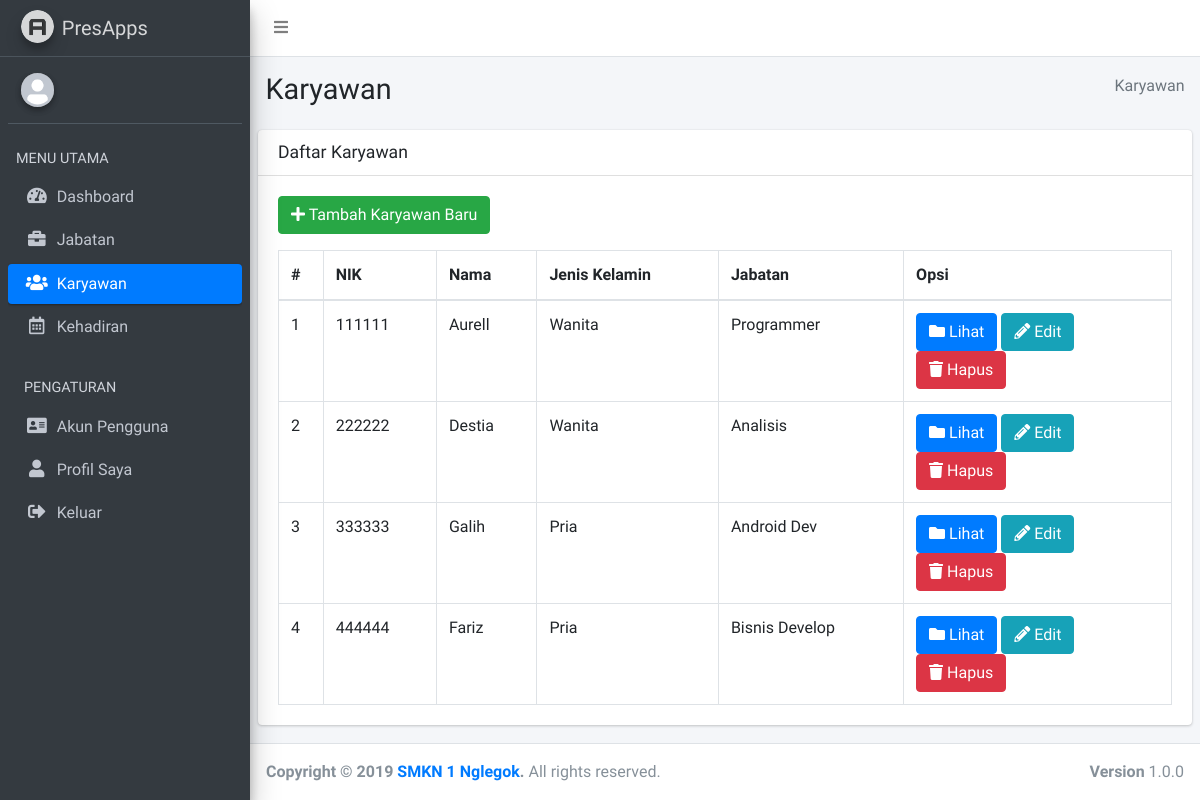
The app's page /admin/index.php?page=karyawan (signed in) with its own data.
### tables this page shows
CREATE TABLE `karyawan` (
  `nik` char(7) NOT NULL,
  `nama_lengkap` varchar(25) DEFAULT NULL,
  `jenis_kelamin` enum('Pria','Wanita') DEFAULT NULL,
  `id_jabatan` int(11) DEFAULT NULL,
  `no_hp` char(13) DEFAULT NULL,
  `alamat` text
);

CREATE TABLE `jabatan` (
  `id_jabatan` int(11) NOT NULL,
  `nama_jabatan` varchar(50) DEFAULT NULL
);

### action_admin/karyawan.php (called while the page is built, shortened)
<?php
include "../connection/connect.php";
switch(@$_POST["mode"]){
	default:
		$sql = "SELECT * FROM karyawan";
		$result = mysqli_query($connect, $sql);
		break;
}
?>

### admin/pages/karyawan/list.php (the view, shortened to what this page needs)
<section class="content-header">
  <div class="container-fluid">
    <div class="row mb-2">
      <div class="col-sm-6">
        <h1>Karyawan</h1>
      </div>
      <div class="col-sm-6">
        <ol class="breadcrumb float-sm-right">
          <li class="breadcrumb-item active">Karyawan</li>
        </ol>
      </div>
    </div>
  </div>
</section>
<section class="content">
  <div class="card">
    <div class="card-header">
      <h3 class="card-title">Daftar Karyawan</h3>
    </div>
    <div class="card-body">
  		<p>
  			<a href="index.php?page=karyawan&action=add" class="btn btn-success">
  				<i class="fas fa-plus"></i> Tambah Karyawan Baru
  			</a>
  		</p>
  		<table class="table table-bordered">
        <thead>
          <tr>
            <th style="width: 5%">#</th>
            <th>NIK</th>
            <th>Nama</th>
            <th>Jenis Kelamin</th>
            <th>Jabatan</th>
            <th style="width: 30%">Opsi</th>
          </tr>
        </thead>
        <tbody>
          <?php
            include "../action_admin/karyawan.php";
            $no = 1;
            while($i = mysqli_fetch_assoc($result)){
              $id_jabatan = $i["id_jabatan"];
              $sql2 = "SELECT * FROM jabatan WHERE id_jabatan='$id_jabatan'";
              $result2 = mysqli_query($connect, $sql2);
              $j = mysqli_fetch_assoc($result2);
          ?>
          <tr>
            <td><?php echo $no; ?></td>
            <td><?php echo $i["nik"]; ?></td>
            <td><?php echo $i["nama_lengkap"]; ?></td>
            <td><?php echo $i["jenis_kelamin"]; ?></td>
            <td><?php echo $j["nama_jabatan"]; ?></td>
            <?php if($i["nik"] != $_SESSION["nik"]){ ?>
            <td>
            	<a href="index.php?page=karyawan&action=detail&id=<?php echo $i['nik']; ?>" class="btn btn-primary">
            		<i class="fas fa-folder"></i> Lihat
            	</a>
            	<a href="index.php?page=karyawan&action=edit&id=<?php echo $i['nik']; ?>" class="btn btn-info">
            		<i class="fas fa-pencil-alt"></i> Edit
            	</a>
            	<a onclick="return confirm('Hapus karyawan?')" href="index.php?page=karyawan&action=delete&id=<?php echo $i['nik']; ?>" class="btn btn-danger">
            		<i class="fas fa-trash"></i> Hapus
            	</a>
            </td>
            <?php } ?>
          </tr>
          <?php
              $no++;
            }
          ?>
        </tbody>
      </table>
    </div>
  </div>
</section>

### admin/layout/header.php (shortened to what this page needs)
<!DOCTYPE html>
<html lang="en">
<head>
  <link rel="stylesheet" href="../assets/plugins/fontawesome-free/css/all.min.css">
  <link rel="stylesheet" href="../assets/dist/css/adminlte.min.css">
</head>
<body class="hold-transition sidebar-mini layout-fixed layout-navbar-fixed layout-footer-fixed">
<div class="wrapper">
  <nav class="main-header navbar navbar-expand navbar-white navbar-light">
    <ul class="navbar-nav">
      <li class="nav-item">
        <a class="nav-link" data-widget="pushmenu" href="#"><i class="fas fa-bars"></i></a>
      </li>
    </ul>
  </nav>
  <aside class="main-sidebar sidebar-dark-primary elevation-4">
    <a href="index.php?page=dashboard" class="brand-link">
      <img src="../assets/dist/img/AdminLTELogo.png" alt="AdminLTE Logo" class="brand-image img-circle elevation-3"
           style="opacity: .8">
      <span class="brand-text font-weight-light"><b>Pres</b>Apps</span>
    </a>
    <div class="sidebar">
      <div class="user-panel mt-3 pb-3 mb-3 d-flex">
        <div class="image">
          <img src="../assets/dist/img/user-avatar.png" class="img-circle elevation-2" alt="User Image">
        </div>
        <div class="info">
        </div>
      </div>
      <nav class="mt-2">
        <ul class="nav nav-pills nav-sidebar flex-column" data-widget="treeview" role="menu" data-accordion="false">
          <li class="nav-header">MENU UTAMA</li>
          <?php
            if(isset($_GET["page"])){
              $page = $_GET["page"];
            }else{
              $page = "dashboard";
            }
          ?>
          <li class="nav-item">
            <a href="index.php?page=dashboard" class="nav-link <?php if($page == 'dashboard'){ echo 'active'; } ?>">
              <i class="nav-icon fas fa-tachometer-alt"></i>
              <p>
                Dashboard
              </p>
            </a>
          </li>
          <li class="nav-item">
            <a href="index.php?page=jabatan" class="nav-link <?php if($page == 'jabatan'){ echo 'active'; } ?>">
              <i class="nav-icon fas fa-briefcase"></i>
              <p>
                Jabatan
              </p>
            </a>
          </li>
          <li class="nav-item">
            <a href="index.php?page=karyawan" class="nav-link <?php if($page == 'karyawan'){ echo 'active'; } ?>">
              <i class="nav-icon fas fa-users"></i>
              <p>
                Karyawan
              </p>
            </a>
          </li>
          <li class="nav-item">
            <a href="index.php?page=kehadiran" class="nav-link <?php if($page == 'kehadiran'){ echo 'active'; } ?>">
              <i class="nav-icon far fa-calendar-alt"></i>
              <p>
                Kehadiran
              </p>
            </a>
          </li>
          <li class="nav-header">PENGATURAN</li>
          <li class="nav-item">
            <a href="index.php?page=akun_pengguna" class="nav-link <?php if($page == 'akun_pengguna'){ echo 'active'; } ?>">
              <i class="nav-icon fas fa-address-card"></i>
              <p>
                Akun Pengguna
              </p>
            </a>
          </li>
          <li class="nav-item">
            <a href="index.php?page=profil_saya" class="nav-link <?php if($page == 'profil_saya'){ echo 'active'; } ?>">
              <i class="nav-icon fas fa-user"></i>
              <p>
                Profil Saya
              </p>
            </a>
          </li>
          <li class="nav-item">
            <a href="logout.php" class="nav-link">
              <i class="nav-icon fas fa-sign-out-alt"></i>
              <p>
                Keluar
              </p>
            </a>
          </li>
        </ul>
      </nav>
    </div>
  </aside>
  <div class="content-wrapper">

### admin/index.php (shortened to what this page needs)
<?php
include "layout/header.php";
if(isset($_GET["page"])){
  $page = $_GET["page"];
  switch($page){
    case "karyawan":
      if(isset($_GET["action"])){
        $action = $_GET["action"];
        if($action == "add"){
          include "pages/karyawan/add_form.php";
        }elseif($action == "edit"){
          if(isset($_GET["id"])){
            include "pages/karyawan/edit_form.php";
          }else{
            include "pages/error.php";
          }
        }elseif($action == "delete"){
          if(isset($_GET["id"])){
            include "pages/karyawan/delete.php";
          }else{
            include "pages/error.php";
          }
        }elseif($action == "detail"){
          if(isset($_GET["id"])){
            include "pages/karyawan/detail.php";
          }else{
            include "pages/error.php";
          }
        }else{
          include "pages/error.php";
        }
      }else{
        include "pages/karyawan/list.php";
      }
      break;
  }
}else{
  include "pages/dashboard.php";
}
include "layout/footer.php";
?>

### admin/layout/footer.php (shortened to what this page needs)
  </div>
  <footer class="main-footer">
    <strong>Copyright &copy; 2019 <a href="#">SMKN 1 Nglegok</a>.</strong>
    All rights reserved.
    <div class="float-right d-none d-sm-inline-block">
      <b>Version</b> 1.0.0
    </div>
  </footer>
</div>
</body>
</html>

### records on screen
karyawan: nik "111111", nama_lengkap "Aurell", jenis_kelamin "Wanita", id_jabatan.nama_jabatan "Programmer"
karyawan: nik "222222", nama_lengkap "Destia", jenis_kelamin "Wanita", id_jabatan.nama_jabatan "Analisis"
karyawan: nik "333333", nama_lengkap "Galih", jenis_kelamin "Pria", id_jabatan.nama_jabatan "Android Dev"
karyawan: nik "444444", nama_lengkap "Fariz", jenis_kelamin "Pria", id_jabatan.nama_jabatan "Bisnis Develop"
